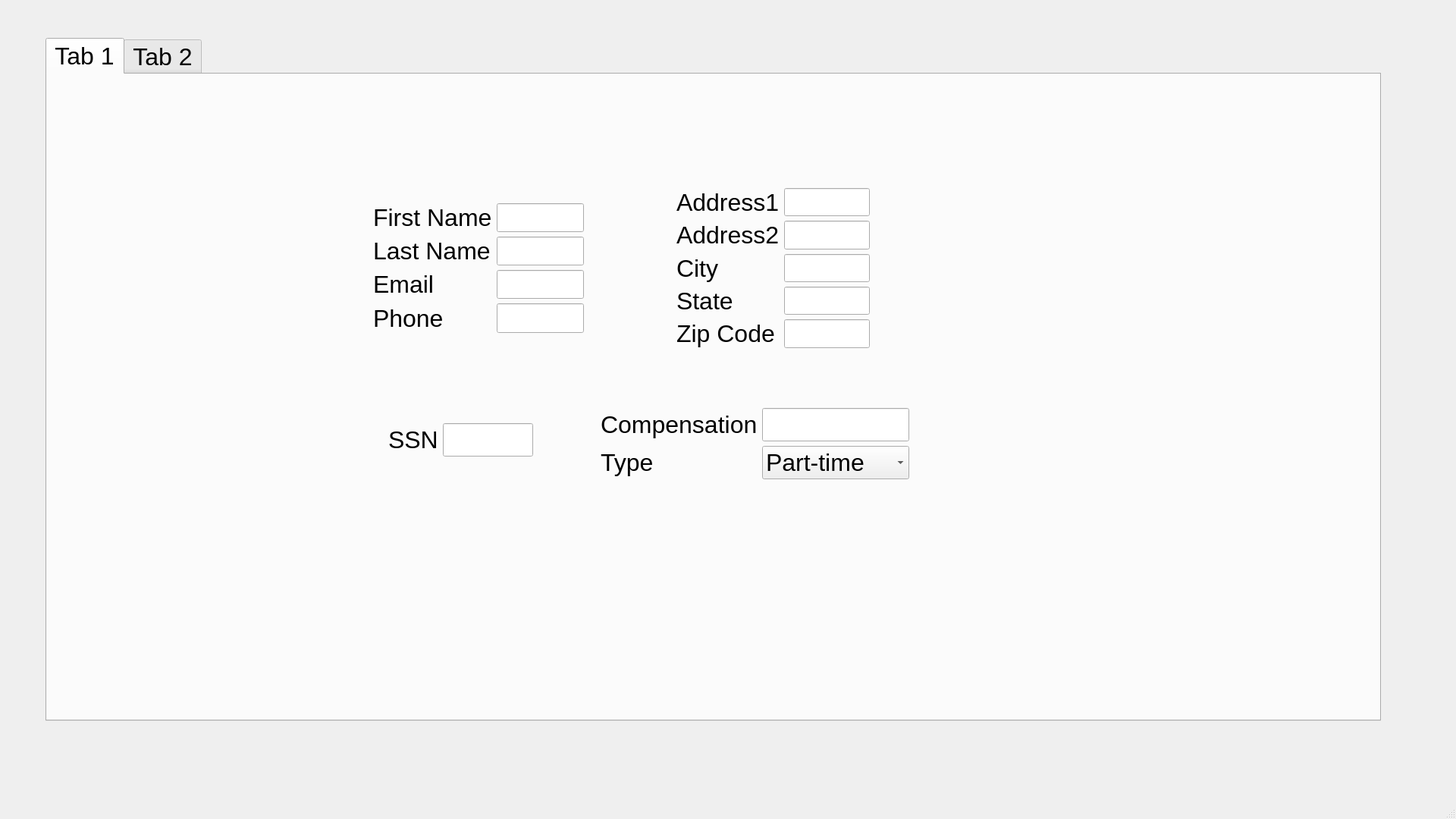
<?xml version="1.0" encoding="UTF-8"?>
<ui version="4.0">
 <class>MainWindow</class>
 <widget class="QMainWindow" name="MainWindow">
  <property name="geometry">
   <rect>
    <x>0</x>
    <y>0</y>
    <width>1920</width>
    <height>1080</height>
   </rect>
  </property>
  <property name="windowTitle">
   <string>MainWindow</string>
  </property>
  <widget class="QWidget" name="centralwidget">
   <widget class="QTabWidget" name="tabWidget">
    <property name="geometry">
     <rect>
      <x>60</x>
      <y>50</y>
      <width>1761</width>
      <height>901</height>
     </rect>
    </property>
    <property name="font">
     <font>
      <pointsize>24</pointsize>
     </font>
    </property>
    <property name="currentIndex">
     <number>0</number>
    </property>
    <widget class="QWidget" name="tab">
     <attribute name="title">
      <string>Tab 1</string>
     </attribute>
     <widget class="QWidget" name="formLayoutWidget_2">
      <property name="geometry">
       <rect>
        <x>830</x>
        <y>150</y>
        <width>255</width>
        <height>211</height>
       </rect>
      </property>
      <layout class="QFormLayout" name="formLayout_2">
       <item row="0" column="0">
        <widget class="QLabel" name="address1Label">
         <property name="font">
          <font>
           <pointsize>24</pointsize>
          </font>
         </property>
         <property name="text">
          <string>Address1</string>
         </property>
        </widget>
       </item>
       <item row="0" column="1">
        <widget class="QLineEdit" name="address1LineEdit"/>
       </item>
       <item row="1" column="0">
        <widget class="QLabel" name="address2Label">
         <property name="font">
          <font>
           <pointsize>24</pointsize>
          </font>
         </property>
         <property name="text">
          <string>Address2</string>
         </property>
        </widget>
       </item>
       <item row="1" column="1">
        <widget class="QLineEdit" name="address2LineEdit"/>
       </item>
       <item row="2" column="0">
        <widget class="QLabel" name="cityLabel">
         <property name="font">
          <font>
           <pointsize>24</pointsize>
          </font>
         </property>
         <property name="text">
          <string>City</string>
         </property>
        </widget>
       </item>
       <item row="2" column="1">
        <widget class="QLineEdit" name="cityLineEdit"/>
       </item>
       <item row="3" column="1">
        <widget class="QLineEdit" name="stateLineEdit"/>
       </item>
       <item row="4" column="1">
        <widget class="QLineEdit" name="zipCodeLineEdit"/>
       </item>
       <item row="3" column="0">
        <widget class="QLabel" name="stateLabel">
         <property name="font">
          <font>
           <pointsize>24</pointsize>
          </font>
         </property>
         <property name="text">
          <string>State</string>
         </property>
        </widget>
       </item>
       <item row="4" column="0">
        <widget class="QLabel" name="zipCodeLabel">
         <property name="font">
          <font>
           <pointsize>24</pointsize>
          </font>
         </property>
         <property name="text">
          <string>Zip Code</string>
         </property>
        </widget>
       </item>
      </layout>
     </widget>
     <widget class="QWidget" name="formLayoutWidget_3">
      <property name="geometry">
       <rect>
        <x>450</x>
        <y>460</y>
        <width>191</width>
        <height>59</height>
       </rect>
      </property>
      <layout class="QFormLayout" name="formLayout_3">
       <item row="0" column="1">
        <widget class="QLineEdit" name="sSNLineEdit"/>
       </item>
       <item row="0" column="0">
        <widget class="QLabel" name="sSNLabel">
         <property name="font">
          <font>
           <pointsize>24</pointsize>
          </font>
         </property>
         <property name="text">
          <string>SSN</string>
         </property>
        </widget>
       </item>
      </layout>
     </widget>
     <widget class="QWidget" name="formLayoutWidget">
      <property name="geometry">
       <rect>
        <x>430</x>
        <y>170</y>
        <width>278</width>
        <height>171</height>
       </rect>
      </property>
      <layout class="QFormLayout" name="formLayout">
       <item row="0" column="0">
        <widget class="QLabel" name="firstNameLabel">
         <property name="font">
          <font>
           <pointsize>24</pointsize>
          </font>
         </property>
         <property name="text">
          <string>First Name</string>
         </property>
        </widget>
       </item>
       <item row="0" column="1">
        <widget class="QLineEdit" name="firstNameLineEdit"/>
       </item>
       <item row="1" column="0">
        <widget class="QLabel" name="lastNameLabel">
         <property name="font">
          <font>
           <pointsize>24</pointsize>
          </font>
         </property>
         <property name="text">
          <string>Last Name</string>
         </property>
        </widget>
       </item>
       <item row="1" column="1">
        <widget class="QLineEdit" name="lastNameLineEdit"/>
       </item>
       <item row="2" column="0">
        <widget class="QLabel" name="emailLabel">
         <property name="font">
          <font>
           <pointsize>24</pointsize>
          </font>
         </property>
         <property name="text">
          <string>Email</string>
         </property>
        </widget>
       </item>
       <item row="2" column="1">
        <widget class="QLineEdit" name="emailLineEdit"/>
       </item>
       <item row="3" column="0">
        <widget class="QLabel" name="phoneLabel_2">
         <property name="font">
          <font>
           <pointsize>24</pointsize>
          </font>
         </property>
         <property name="text">
          <string>Phone</string>
         </property>
        </widget>
       </item>
       <item row="3" column="1">
        <widget class="QLineEdit" name="phoneLineEdit"/>
       </item>
      </layout>
     </widget>
     <widget class="QWidget" name="formLayoutWidget_4">
      <property name="geometry">
       <rect>
        <x>730</x>
        <y>440</y>
        <width>407</width>
        <height>126</height>
       </rect>
      </property>
      <layout class="QFormLayout" name="formLayout_4">
       <item row="0" column="0">
        <widget class="QLabel" name="compensationLabel">
         <property name="font">
          <font>
           <pointsize>24</pointsize>
          </font>
         </property>
         <property name="text">
          <string>Compensation</string>
         </property>
        </widget>
       </item>
       <item row="0" column="1">
        <widget class="QLineEdit" name="compensationLineEdit"/>
       </item>
       <item row="1" column="1">
        <widget class="QComboBox" name="typeComboBox">
         <item>
          <property name="text">
           <string>Part-time</string>
          </property>
         </item>
         <item>
          <property name="text">
           <string>Full-time</string>
          </property>
         </item>
        </widget>
       </item>
       <item row="1" column="0">
        <widget class="QLabel" name="typeLabel">
         <property name="font">
          <font>
           <pointsize>24</pointsize>
          </font>
         </property>
         <property name="text">
          <string>Type</string>
         </property>
        </widget>
       </item>
      </layout>
     </widget>
    </widget>
    <widget class="QWidget" name="tab_2">
     <attribute name="title">
      <string>Tab 2</string>
     </attribute>
     <widget class="QTableWidget" name="tableWidget">
      <property name="geometry">
       <rect>
        <x>100</x>
        <y>60</y>
        <width>1581</width>
        <height>421</height>
       </rect>
      </property>
     </widget>
    </widget>
   </widget>
  </widget>
  <widget class="QMenuBar" name="menubar">
   <property name="geometry">
    <rect>
     <x>0</x>
     <y>0</y>
     <width>1920</width>
     <height>22</height>
    </rect>
   </property>
  </widget>
  <widget class="QStatusBar" name="statusbar"/>
 </widget>
 <resources/>
 <connections/>
</ui>
